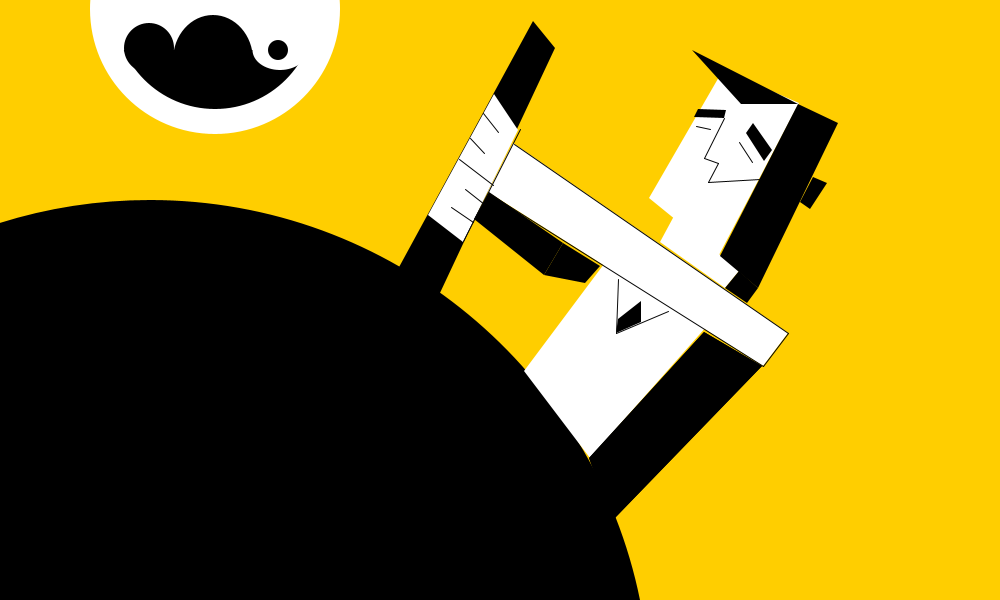
Frame 1 (no input)
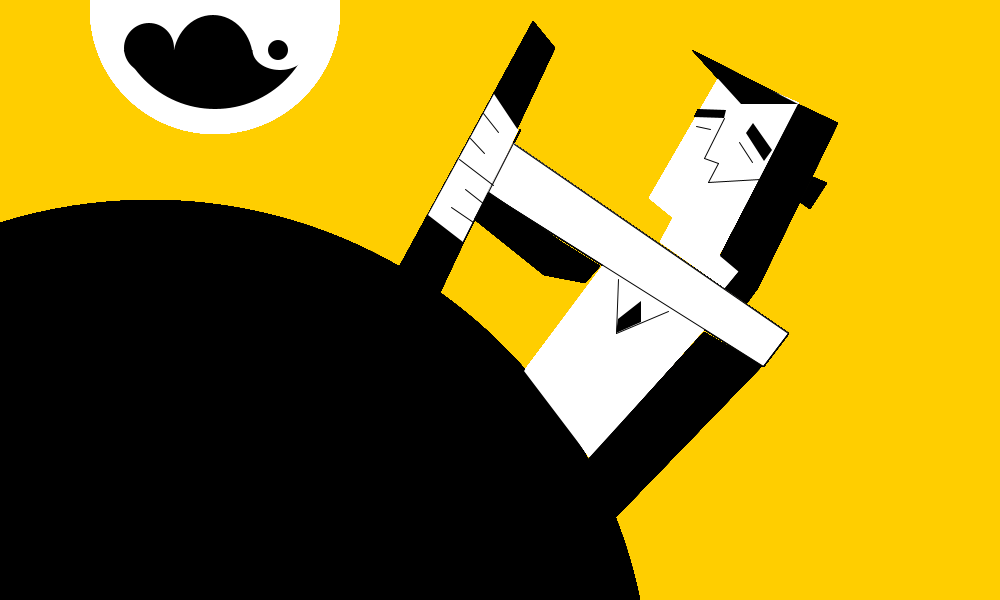
Frame 60 (the mouse pressed at the canvas centre just before this capture)
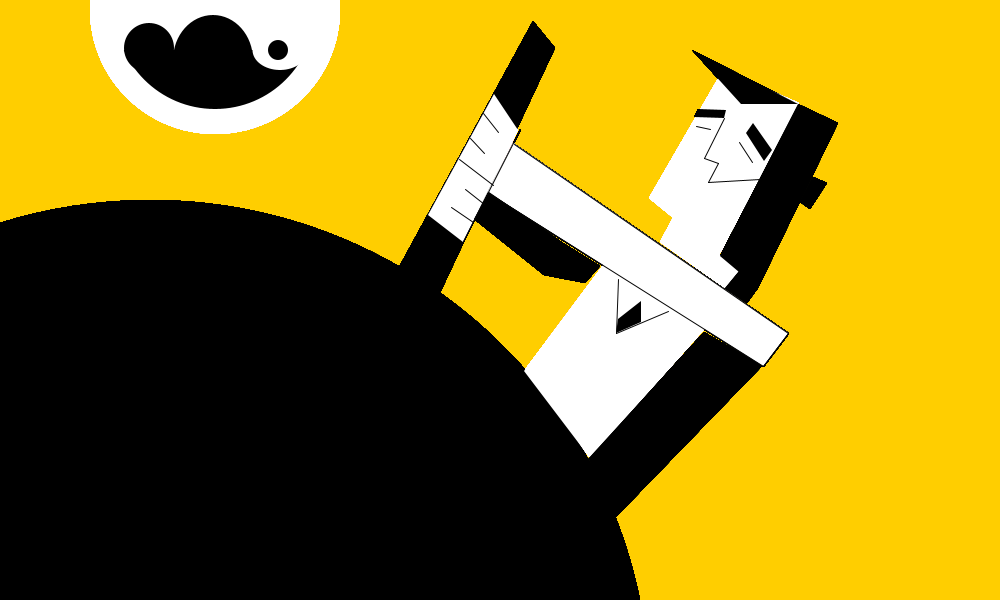
Frame 120 (the mouse held since frame 60 and released just before this capture)

The Processing sketch that drew these frames (run headless with seeded random() and noise(); from frame 60 on, the mouse is pressed at the canvas centre):

// Processing sketch: processing_38057
// ── processing_38057.pde

//colin andersen
//professor utonium 

void setup(){
 size(1000, 600);
  background(255, 206, 0); 
  noStroke();
}

void draw(){
  fill(0);
  ellipse(150, 700, 1000, 1000);
  quad(398, 269, 533, 21, 555, 48, 439, 295);
  fill(255);
  ellipse(215, 9, 250, 250);
  fill(0);
  ellipse(215, 9, 200, 200);
  fill(255);
  rect(115, 0, 205, 50);
  fill(0);
  ellipse(213, 60, 80, 90);
  fill(255);
  ellipse(280, 50, 55, 40); 
  fill(0);
  ellipse(278, 50, 20, 20);
  fill(0);
  ellipse(149, 48, 50, 50);
  
   fill(255);
  beginShape();
vertex(494, 94);
vertex(428, 215);
vertex(463, 242);
vertex(518, 130);
endShape(CLOSE);

fill(255);
beginShape();
vertex(513, 143);
vertex(788, 333);
vertex(763, 366);
vertex(488, 192);
endShape(CLOSE);

fill(255);
beginShape();
vertex(524, 371);
vertex(590, 458);
vertex(707, 326);
vertex(604, 264);
endShape(CLOSE);

fill(255);
beginShape();
vertex(674, 216);
vertex(660, 242);
vertex(725, 288);
vertex(739, 271);
endShape(CLOSE);

fill(255);
beginShape();
vertex(649, 198);
vertex(723, 70);
vertex(799, 103);
vertex(719, 255);
endShape(CLOSE);

fill(0);
beginShape();
vertex(704, 332);
vertex(589, 458);
vertex(612, 521);
vertex(762, 366);
endShape(CLOSE);

fill(0);
beginShape();
vertex(474, 219);
vertex(544, 275);
vertex(563, 243);
vertex(489, 192);
endShape(CLOSE);

fill(0);
beginShape();
vertex(544, 275);
vertex(585, 283);
vertex(600, 266);
vertex(563, 243);
endShape(CLOSE);

fill(0);
beginShape();
vertex(704, 332);
vertex(589, 458);
vertex(612, 521);
vertex(762, 366);
endShape(CLOSE);

fill(0);
beginShape();
vertex(725, 288);
vertex(747, 303);
vertex(758, 288);
vertex(739, 271);
endShape(CLOSE);

fill(0);
beginShape();
vertex(720, 256);
vertex(758, 288);
vertex(838, 123);
vertex(798, 104);
endShape(CLOSE);

fill(0);
beginShape();
vertex(800, 202);
vertex(810, 209);
vertex(827, 183);
vertex(813, 177);
endShape(CLOSE);

fill(0);
beginShape();
vertex(764, 161);
vertex(746, 133);
vertex(753, 123);
vertex(772, 150);
endShape(CLOSE);

fill(0);
beginShape();
vertex(724, 118);
vertex(726, 110);
vertex(698, 109);
vertex(694, 117);
endShape(CLOSE);

fill(0);
triangle(692, 50, 741, 104, 798, 104);

fill(0);
beginShape();
vertex(616, 333);
vertex(618, 319);
vertex(641, 301);
vertex(641, 322);
endShape(CLOSE);



stroke(4);
line(724, 118, 704, 158);
noStroke();

stroke(4);
line(704, 158, 718, 163);
noStroke();

stroke(4);
line(718, 163, 708, 182);
noStroke();

stroke(4);
line(708, 182, 760, 179);
noStroke();

stroke(4);
line(739, 142, 752, 162);
noStroke();

stroke(4);
line(696, 126, 710, 129);
noStroke();

stroke(10);
line(616, 333, 668, 311);
noStroke();

stroke(10);
line(616, 333, 618, 279);
noStroke();

stroke(4);
line(520, 129, 463, 241);
noStroke();

stroke(4);
line(493, 185, 459, 159);
noStroke();

stroke(4);
line(788, 333, 514, 144);
noStroke();

stroke(4);
line(763, 366, 490, 194);
noStroke();

stroke(4);
line(788, 333, 763, 366);
noStroke();

stroke(4);
line(473, 222, 451, 207);
noStroke();

stroke(4);
line(484, 204, 465, 189);
noStroke();

stroke(4);
line(470, 138, 484, 153);
noStroke();

stroke(10);
line(483, 113, 498, 132);
noStroke();
 
 println("X: " + mouseX);
 println("Y: " + mouseY); 
}
